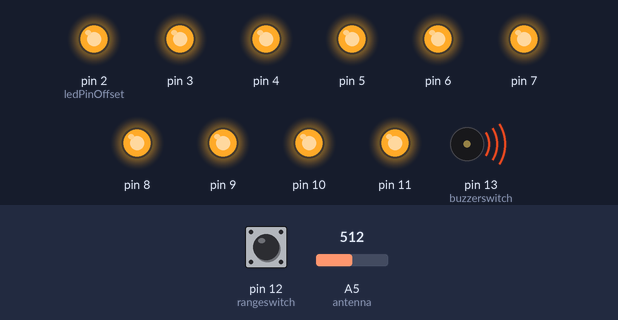
Recording of a sketch running on a simulated Arduino Uno, built with avr-gcc and run on an emulated ATmega328P. On the bench: output pins drawn as LEDs (lit = HIGH), buzzer (waves = sounding, pin HIGH). Inputs (shaded band) come from the test bench; at power-on: pin 12 (rangeswitch) HIGH, A5 (antenna) = 512.

Above: at 1.2 s.
1.3 s: pin 12 (rangeswitch) pulled LOW for 1 s
3.8 s: A5 (antenna) set to 5
At 4.7 s:
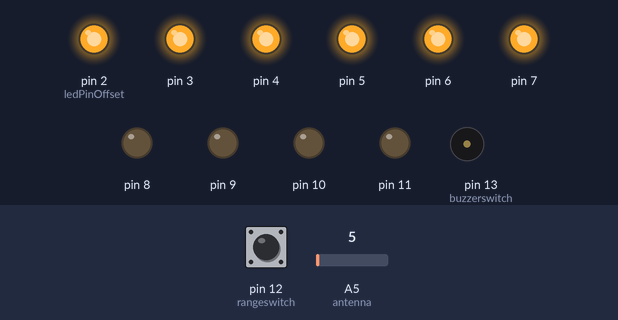
5.3 s: pin 12 (rangeswitch) pulled LOW for 0.15 s
At 5.46 s:
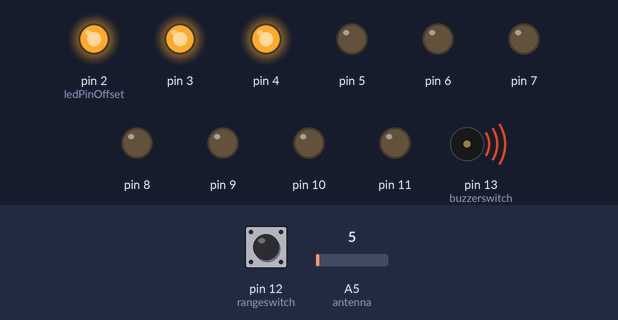
7.0 s: A5 (antenna) set to 25
At 8.2 s:
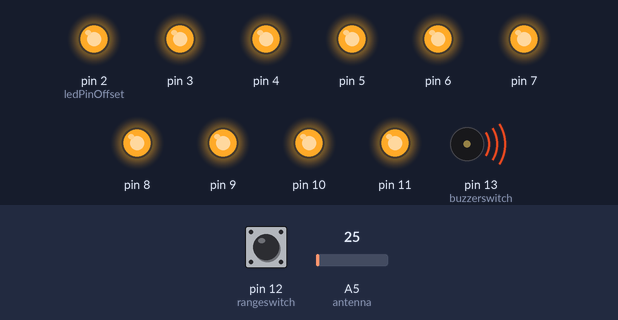
8.5 s: pin 12 (rangeswitch) pulled LOW for 3.2 s
Timing chart, 0 to 11.5 s (numbered marks = the images above; inputs shaded):
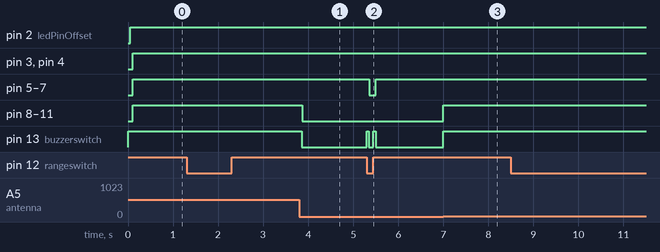

Measured:
- after the input at 3.8 s, pin 8–11, pin 13 (buzzerswitch): HIGH → LOW after 0.06 s
- after the input at 5.3 s, pin 5–7: HIGH → LOW after 0.05 s, → HIGH 0.15 s later; pin 13 (buzzerswitch): alternates HIGH for 0.05 s and LOW for 0.10 s, 4 changes in all, then stays LOW, starting at once
- after the input at 7.0 s, pin 8–11, pin 13 (buzzerswitch): LOW → HIGH at once

The sketch:

emffinder.ino
```cpp
/* EMF Detector for LED Bargraph v1.0
original code/project by Aaron ALAI - aaronalai1 ät gmail punked com
modified for use w/ LED bargraph by Collin Cunningham - collin ät makezine punked com
shortened and refactored by Christian Figge - info ät flazer punked net (flazer.com)

Info:
Use IOPins 02 - 12 for LED-Bargraph
*/

#define MEASURES 15
int senseLimit = 15;
int antenna = A5;
int rangeswitch = 12;
int buzzerswitch = 13;
volatile int ranges[] = {50, 150, 250, 350, 450, 550, 650, 750, 850, 950};

int ledcount = sizeof(ranges)/sizeof(int); //same size as values in ranges (10)
int ledPinOffset = 2; //offset of starting pinout number
int bucket[MEASURES]; //bucket of values
int total = 0;
int pos   = 0;
int avg   = 0;
int val   = 0;
int volatile oldrangevalue = 20;
void setup() {
  Serial.begin(9600);
  pinMode(antenna, INPUT);
  for (int i=ledPinOffset; i<ledcount+ledPinOffset; i++) {
    pinMode(i, OUTPUT);
  }
  pinMode(rangeswitch, INPUT_PULLUP);
  pinMode(buzzerswitch, OUTPUT);
  for (int i=0; i<MEASURES; i++) {
    bucket[i] = 0;
  }
  digitalWrite(buzzerswitch, HIGH);
  delay(50);
  digitalWrite(buzzerswitch, LOW);
}

void loop() {

  val = analogRead(antenna);
  if (val >= 1){
    val = constrain(val, 1, senseLimit);
    val = map(val, 1, senseLimit, 1, 1023);
    total -= bucket[pos];
    bucket[pos] = val;
    total += bucket[pos];
    pos = (pos + 1);

    if (pos >= MEASURES) {
      pos = 0;
    }
    avg = total / MEASURES;

    for (int i=0; i<ledcount; i++) {
      if (avg > ranges[i]) {
        digitalWrite(i+ledPinOffset, HIGH);
        if(i==ledcount-1) {
         digitalWrite(buzzerswitch, HIGH);
         delay(5);
        }
      } else {
        digitalWrite(i+ledPinOffset, LOW);
        digitalWrite(buzzerswitch, LOW);
      }
    }
    //Serial.print("val :");
    //Serial.println(val);
  }

  int switchvalue = digitalRead(rangeswitch);
  if(oldrangevalue != switchvalue) {
    oldrangevalue = switchvalue;
    if(switchvalue == LOW) {
      ranges[0] = 50;
      ranges[1] = 150;
      ranges[2] = 250;
      ranges[3] = 350;
      ranges[4] = 450;
      ranges[5] = 550;
      ranges[6] = 650;
      ranges[7] = 750;
      ranges[8] = 850;
      ranges[9] = 950;

      //Serial.println("switchvalue:^");

    } else {
      ranges[0] = 25;
      ranges[1] = 75;
      ranges[2] = 125;
      ranges[3] = 175;
      ranges[4] = 225;
      ranges[5] = 275;
      ranges[6] = 325;
      ranges[7] = 375;
      ranges[8] = 425;
      ranges[9] = 475;

      //Serial.println("switchvalue:_");

    }
    digitalWrite(buzzerswitch, HIGH);
    delay(50);
    digitalWrite(buzzerswitch, LOW);
  }
}
```
